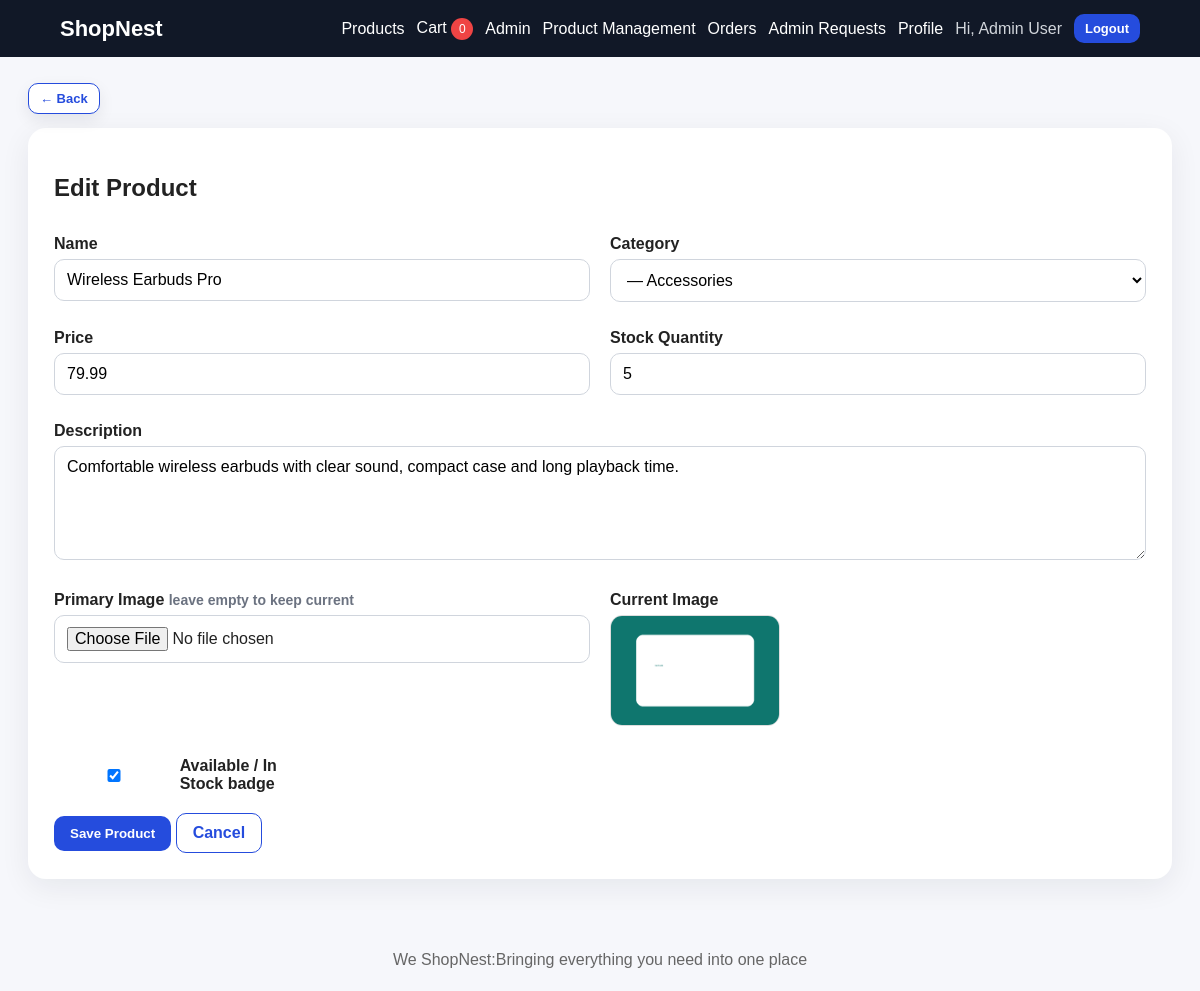
The page /admin/products/2/edit (signed in) on the database its author committed.
### tables this page shows
CREATE TABLE IF NOT EXISTS products (
    id INT AUTO_INCREMENT PRIMARY KEY,
    category_id INT NOT NULL,
    name VARCHAR(180) NOT NULL,
    description TEXT NOT NULL,
    price DECIMAL(10,2) NOT NULL,
    stock_qty INT NOT NULL DEFAULT 0,
    primary_image_path VARCHAR(255) NOT NULL,
    is_available TINYINT(1) NOT NULL DEFAULT 1,
    created_at DATETIME NOT NULL DEFAULT CURRENT_TIMESTAMP,
    CONSTRAINT fk_products_category FOREIGN KEY (category_id) REFERENCES categories(id) ON DELETE RESTRICT ON UPDATE CASCADE
);

### controllers/AdminController.php (called while the page is built, shortened)
<?php
class AdminController
{
    public function productEdit($id)
    {
        $product = Product::find($id);
        $this->productForm($product);
    }
    private function productForm($product)
    {
        $errors = [];
        $old = $product ?: [
            'category_id' => '', 'name' => '', 'description' => '', 'price' => '',
            'stock_qty' => '', 'primary_image_path' => '', 'is_available' => 1
        ];
        render('admin/products/form', ['product' => $product, 'old' => $old, 'errors' => $errors, 'categories' => Category::hierarchyOptions()]);
    }
}

### config/database.php (called while the page is built, shortened)
<?php
class Database
{
    private static $pdo = null;
    public static function connection()
    {
        if (self::$pdo === null) {
            $dsn = 'mysql:host=' . DB_HOST . ';dbname=' . DB_NAME . ';charset=' . DB_CHARSET;
            self::$pdo = new PDO($dsn, DB_USER, DB_PASS, [
                PDO::ATTR_ERRMODE => PDO::ERRMODE_EXCEPTION,
                PDO::ATTR_DEFAULT_FETCH_MODE => PDO::FETCH_ASSOC,
                PDO::ATTR_EMULATE_PREPARES => false,
            ]);
        }
        return self::$pdo;
    }
    public static function run($sql, $params = [])
    {
        $stmt = self::connection()->prepare($sql);
        $stmt->execute($params);
        return $stmt;
    }
}

### models/Product.php (called while the page is built, shortened)
<?php
class Product
{
    private static function ratingJoinSql()
    {
        return "LEFT JOIN (
                    SELECT product_id, ROUND(AVG(rating), 1) AS avg_rating, COUNT(*) AS review_count
                    FROM reviews
                    GROUP BY product_id
                ) rv ON rv.product_id = p.id";
    }
    private static function ratingSelectSql()
    {
        return "COALESCE(rv.avg_rating, 0) AS avg_rating, COALESCE(rv.review_count, 0) AS review_count";
    }
    public static function find($id)
    {
        $sql = "SELECT p.*, c.name AS category_name, pc.name AS parent_category_name, " . self::ratingSelectSql() . "
                FROM products p
                JOIN categories c ON p.category_id = c.id
                LEFT JOIN categories pc ON c.parent_id = pc.id
                " . self::ratingJoinSql() . "
                WHERE p.id = ?";
        return Database::run($sql, [(int)$id])->fetch();
    }
}

### views/admin/products/form.php (the view, shortened to what this page needs)
<section class="card wide">
    <h1><?= $product ? 'Edit Product' : 'Add Product' ?></h1>
    <form method="post" enctype="multipart/form-data" class="grid-form" novalidate>
        <div>
            <label>Name</label>
            <input type="text" name="name" value="<?= h($old['name']) ?>">
        </div>
        <div>
            <label>Category</label>
            <select name="category_id">
                <?php foreach ($categories as $cat): ?>
                    <option value="<?= (int)$cat['id'] ?>" <?= (int)($old['category_id'] ?? 0) === (int)$cat['id'] ? 'selected' : '' ?>><?= h($cat['label']) ?></option>
                <?php endforeach; ?>
            </select>
        </div>
        <div>
            <label>Price</label>
            <input type="number" step="0.01" name="price" value="<?= h($old['price']) ?>">
        </div>
        <div>
            <label>Stock Quantity</label>
            <input type="number" name="stock_qty" min="0" value="<?= h($old['stock_qty']) ?>">
        </div>
        <div class="full">
            <label>Description</label>
            <textarea name="description" rows="5"><?= h($old['description']) ?></textarea>
        </div>
        <div>
            <label>Primary Image <?= $product ? '<span class="muted">leave empty to keep current</span>' : '' ?></label>
            <input type="file" name="primary_image" accept="image/png,image/jpeg">
        </div>
        <?php if (!empty($old['primary_image_path'])): ?>
            <div><label>Current Image</label><img class="preview" src="<?= asset($old['primary_image_path']) ?>" alt="Current image"></div>
        <?php endif; ?>
        <div class="full"><label class="inline"><input type="checkbox" name="is_available" value="1" <?= (int)($old['is_available'] ?? 1) === 1 ? 'checked' : '' ?>> Available / In Stock badge</label></div>
        <div class="full">
            <button class="btn" type="submit">Save Product</button>
            <a class="btn outline" href="<?= base_url('/admin/products') ?>">Cancel</a>
        </div>
    </form>
</section>

### public/index.php (shortened to what this page needs)
<?php
require_once ROOT_PATH . '/config/database.php';
require_once ROOT_PATH . '/config/helpers.php';
$method = $_SERVER['REQUEST_METHOD'];
$uri = parse_url($_SERVER['REQUEST_URI'], PHP_URL_PATH);
$path = '/' . trim($uri, '/');
foreach ($routes as $route) {
    list($routeMethod, $pattern, $handler) = $route;
    if ($method === $routeMethod && preg_match($pattern, $path, $matches)) {
        array_shift($matches);
        $action = $handler[1];
        $controller = new $class();
        call_user_func_array([$controller, $action], $matches);
        exit;
    }
}

### public/assets/css/style.css (style rules this page uses)
* { box-sizing: border-box; }
body { margin: 0; font-family: Arial, Helvetica, sans-serif; background: #f6f7fb; color: #222; }
a { color: #254cdd; text-decoration: none; }
.btn { display: inline-block; border: 0; background: #254cdd; color: #fff !important; padding: 10px 16px; border-radius: 10px; cursor: pointer; font-weight: 700; }
.btn.outline { background: #fff; color: #254cdd !important; border: 1px solid #254cdd; }
.hero, .card, .auth-card { background: #fff; border-radius: 18px; padding: 26px; box-shadow: 0 8px 30px rgba(16, 24, 40, .07); margin-bottom: 24px; }
.card { max-width: 620px; margin-left: auto; margin-right: auto; }
.card.wide { max-width: none; }
.muted { color: #6b7280; font-size: 14px; }
label { display: block; font-weight: 700; margin: 13px 0 6px; }
label.inline { display: inline-flex; align-items: center; gap: 7px; margin-right: 18px; }
input, select, textarea { width: 100%; border: 1px solid #d0d5dd; padding: 11px 12px; border-radius: 10px; font: inherit; background: #fff; }
textarea { resize: vertical; }
.preview { width: 170px; max-height: 120px; object-fit: contain; border: 1px solid #ddd; border-radius: 12px; background: #f8fafc; }
.grid-form { display: grid; grid-template-columns: repeat(2, minmax(0, 1fr)); gap: 14px 20px; }
.grid-form .full { grid-column: 1 / -1; }

### rows shown on the page
products: name "Wireless Earbuds Pro", category_id "— Accessories", price "79.99", stock_qty "5", description "Comfortable wireless earbuds with clear sound, compact case and long playback time.", primary_image_path (picture), is_available "☑"
